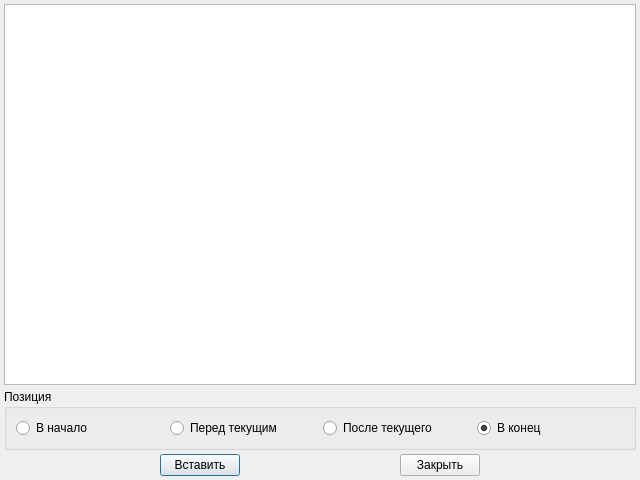
<?xml version="1.0" encoding="UTF-8"?>
<ui version="4.0">
 <class>InsertLinkTableDialog</class>
 <widget class="QDialog" name="InsertLinkTableDialog">
  <property name="geometry">
   <rect>
    <x>0</x>
    <y>0</y>
    <width>640</width>
    <height>480</height>
   </rect>
  </property>
  <property name="windowTitle">
   <string>Вставка из расширенного списка</string>
  </property>
  <layout class="QVBoxLayout" name="mainLayout">
   <property name="spacing">
    <number>4</number>
   </property>
   <property name="margin">
    <number>4</number>
   </property>
   <item>
    <widget class="QTableWidget" name="sourceTableWidget">
     <property name="editTriggers">
      <set>QAbstractItemView::NoEditTriggers</set>
     </property>
     <property name="selectionBehavior">
      <enum>QAbstractItemView::SelectRows</enum>
     </property>
    </widget>
   </item>
   <item>
    <widget class="QGroupBox" name="positionGroupBox">
     <property name="title">
      <string>Позиция</string>
     </property>
     <layout class="QHBoxLayout" name="horizontalLayout_3">
      <item>
       <widget class="QRadioButton" name="beginRadioButton">
        <property name="text">
         <string>В начало</string>
        </property>
       </widget>
      </item>
      <item>
       <widget class="QRadioButton" name="beforeRadioButton">
        <property name="text">
         <string>Перед текущим</string>
        </property>
       </widget>
      </item>
      <item>
       <widget class="QRadioButton" name="afterRadioButton">
        <property name="text">
         <string>После текущего</string>
        </property>
       </widget>
      </item>
      <item>
       <widget class="QRadioButton" name="endRadioButton">
        <property name="text">
         <string>В конец</string>
        </property>
        <property name="checked">
         <bool>true</bool>
        </property>
       </widget>
      </item>
     </layout>
    </widget>
   </item>
   <item>
    <layout class="QHBoxLayout" name="horizontalLayout">
     <property name="spacing">
      <number>4</number>
     </property>
     <item>
      <spacer name="horizontalSpacer_3">
       <property name="orientation">
        <enum>Qt::Horizontal</enum>
       </property>
       <property name="sizeHint" stdset="0">
        <size>
         <width>40</width>
         <height>20</height>
        </size>
       </property>
      </spacer>
     </item>
     <item>
      <widget class="QPushButton" name="addButton">
       <property name="text">
        <string>Вставить</string>
       </property>
      </widget>
     </item>
     <item>
      <spacer name="horizontalSpacer_2">
       <property name="orientation">
        <enum>Qt::Horizontal</enum>
       </property>
       <property name="sizeHint" stdset="0">
        <size>
         <width>40</width>
         <height>20</height>
        </size>
       </property>
      </spacer>
     </item>
     <item>
      <widget class="QPushButton" name="closeButton">
       <property name="text">
        <string>Закрыть</string>
       </property>
      </widget>
     </item>
     <item>
      <spacer name="horizontalSpacer">
       <property name="orientation">
        <enum>Qt::Horizontal</enum>
       </property>
       <property name="sizeHint" stdset="0">
        <size>
         <width>40</width>
         <height>20</height>
        </size>
       </property>
      </spacer>
     </item>
    </layout>
   </item>
  </layout>
 </widget>
 <resources/>
 <connections/>
</ui>
